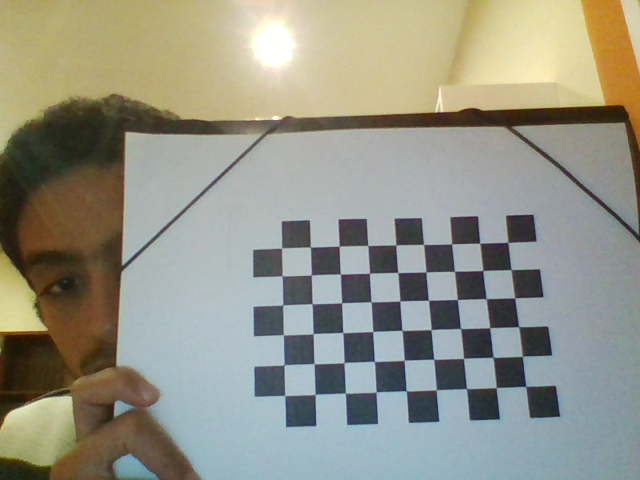
#> input picture camera_calibration/images/image1.png, 640 x 480 px; its folder holds 5 pictures in this run
$ python im.py   (Python 2 division)
#> lines starting #> are read from the running program, lines starting #| are printed output that depends on the picture; after the words box and inside, x2 and y2 are one past the last pixel; in counts of white or black regions, pixels touching at a corner belong together
import numpy as np
import cv2
import glob

# termination criteria
criteria = (cv2.TERM_CRITERIA_EPS + cv2.TERM_CRITERIA_MAX_ITER, 30, 0.001)

# prepare object points, like (0,0,0), (1,0,0), (2,0,0) ....,(6,5,0)
objp = np.zeros((6*9,3), np.float32)
objp[:,:2] = np.mgrid[0:9,0:6].T.reshape(-1,2)

# Arrays to store object points and image points from all the images.
objpoints = [] # 3d point in real world space
imgpoints = [] # 2d points in image plane.

images = glob.glob('images/*.png')
#print(len(images))

for fname in images:
    img = cv2.imread(fname)
#> img is the input picture: shape (480, 640, 3); mean B, G, R 134.1, 147.6, 147.9
    gray = cv2.cvtColor(img,cv2.COLOR_BGR2GRAY)
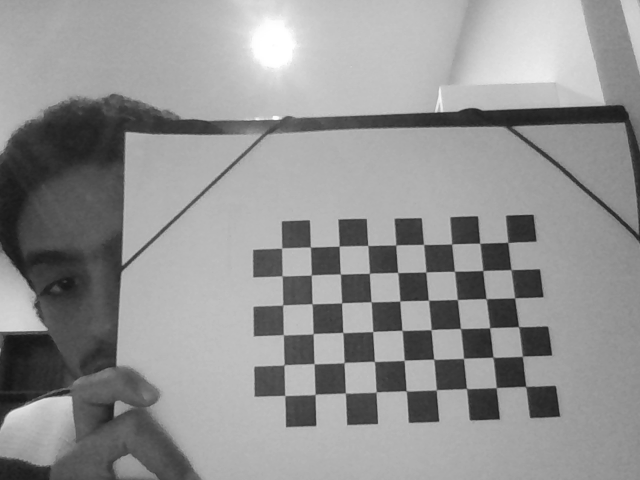
#> gray: shape (480, 640); min 20, max 255, mean 146.2

    # Find the chess board corners
    ret, corners = cv2.findChessboardCorners(gray, (9,6),None)
#> ret = True; corners = 54 rows, first 8: [525.6, 386.4], [495.7, 387.5], [466.3, 388.7], [435.6, 389.4], [405.9, 391], [375.7, 391.5], [345.3, 393], [315, 394.3]

    # If found, add object points, image points (after refining them)
    if ret == True:
        objpoints.append(objp)

        cv2.cornerSubPix(gray,corners,(11,11),(-1,-1),criteria)
        imgpoints.append(corners)

        # Draw and display the corners
        cv2.drawChessboardCorners(img, (9,6), corners,ret)
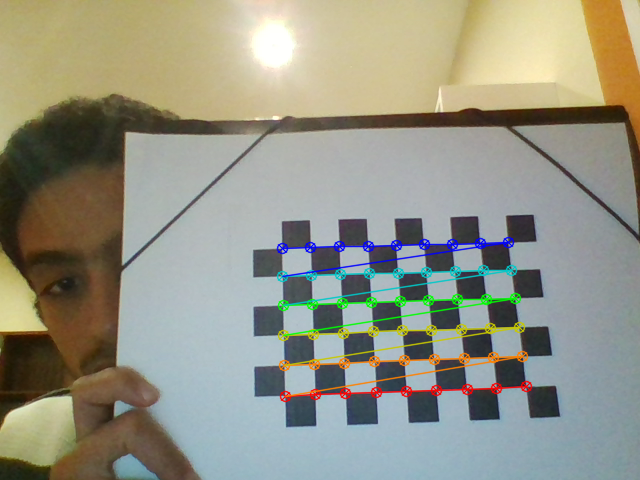
#> img: shape (480, 640, 3); 3.81% of pixels changed, all inside (x1, y1, x2, y2) = (276, 236, 533, 403)
        cv2.imshow('img',img)
        cv2.waitKey(500)
#> pass 2 of the loop `for fname in images:`:
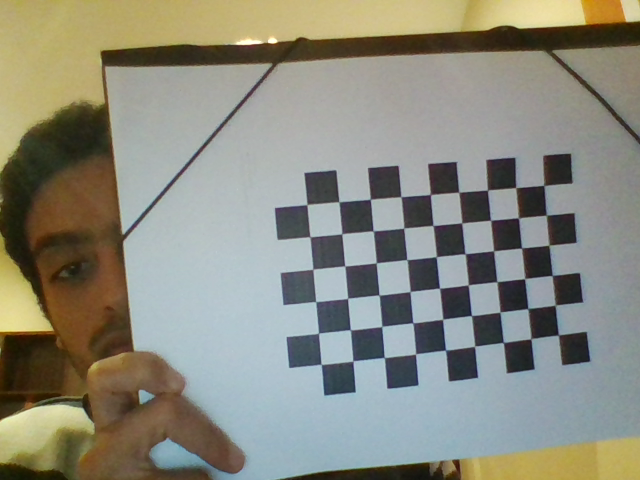
#> input picture camera_calibration/images/image10.png, 640 x 480 px
#> img is the input picture: shape (480, 640, 3); mean B, G, R 125.7, 138.2, 138.5
#> `gray = cv2.cvtColor(img,cv2.COLOR_BGR2GRAY)`:
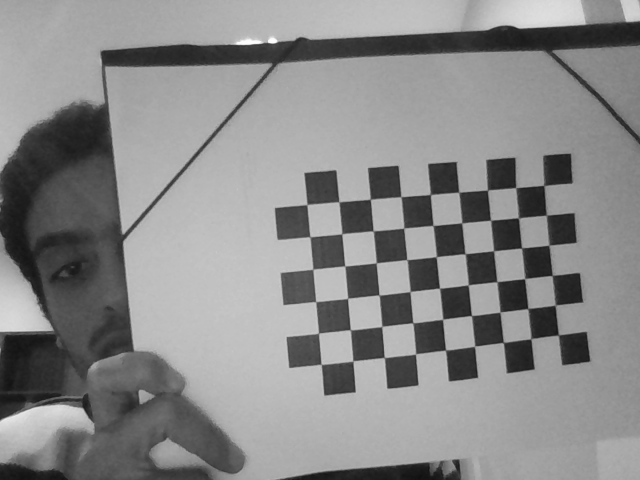
#> gray: shape (480, 640); min 16, max 253, mean 136.9
#> corners = 54 rows, first 8: [558, 335.1], [530, 338.9], [502.9, 342.9], [474.2, 346], [445.5, 350], [415.3, 353.7], [384.4, 357.4], [352.7, 360.8]
#> `cv2.drawChessboardCorners(img, (9,6), corners,ret)`:
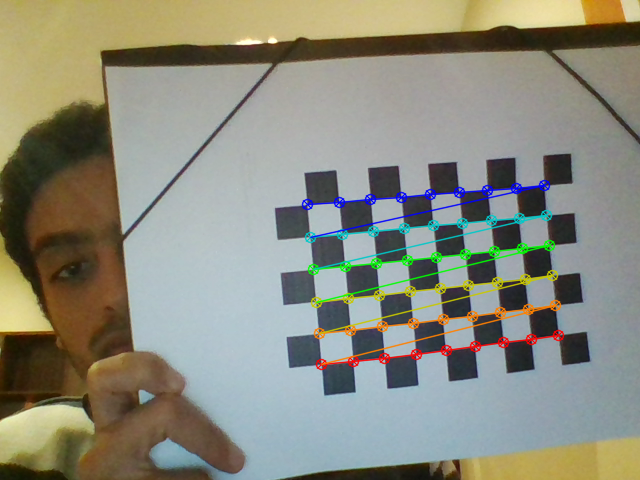
#> img: shape (480, 640, 3); 3.85% of pixels changed, all inside (x1, y1, x2, y2) = (301, 179, 565, 371)
#> pass 3 of the loop `for fname in images:`:
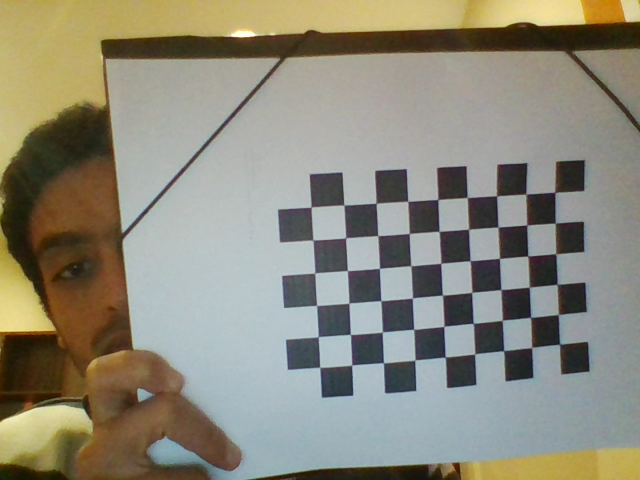
#> input picture camera_calibration/images/image11.png, 640 x 480 px
#> img is the input picture: shape (480, 640, 3); mean B, G, R 122.1, 137.4, 140.4
#> `gray = cv2.cvtColor(img,cv2.COLOR_BGR2GRAY)`:
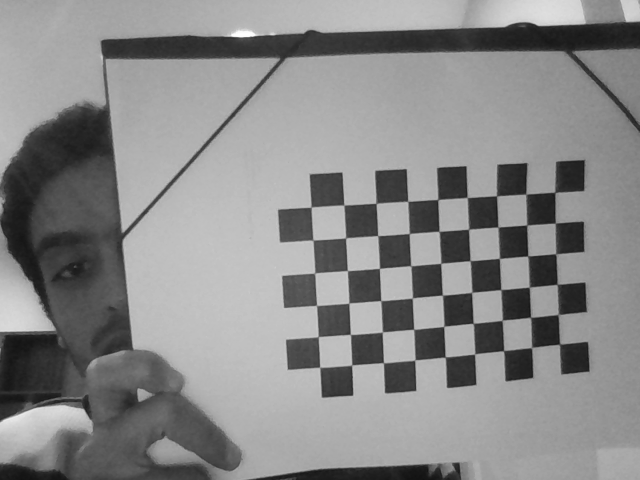
#> gray: shape (480, 640); min 17, max 254, mean 136.5
#> corners = 54 rows, first 8: [559.4, 344], [530.6, 347.8], [503.2, 351.1], [474.5, 353.8], [445.1, 357.1], [414.7, 359.7], [383.4, 362.8], [351.7, 364.8]
#> `cv2.drawChessboardCorners(img, (9,6), corners,ret)`:
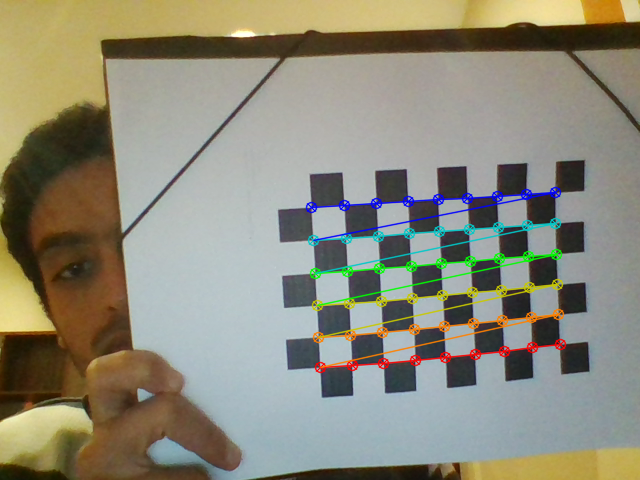
#> img: shape (480, 640, 3); 3.91% of pixels changed, all inside (x1, y1, x2, y2) = (305, 186, 567, 374)
#> the loop made 5 passes; the first 3 are shown

cv2.destroyAllWindows()

ret, mtx, dist, rvecs, tvecs = cv2.calibrateCamera(objpoints, imgpoints, gray.shape[::-1],None,None)

#refine the camera matrix
img = cv2.imread('images/image5.png')
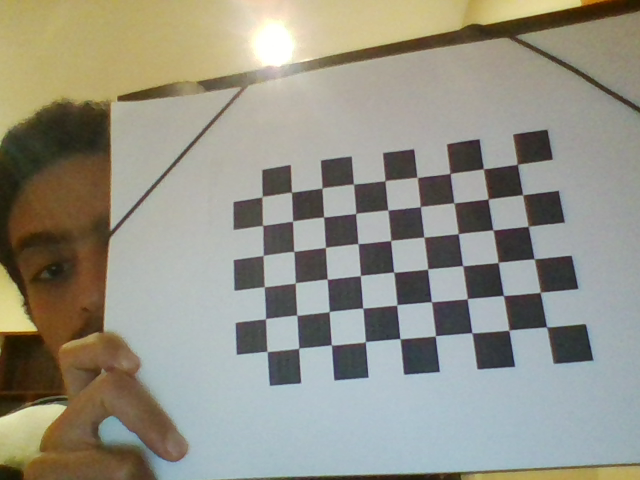
#> input picture camera_calibration/images/image5.png, 640 x 480 px
#> img is the input picture: shape (480, 640, 3); mean B, G, R 132.8, 145.9, 147.9
h,  w = img.shape[:2]
#> h = 480; w = 640
newcameramtx, roi=cv2.getOptimalNewCameraMatrix(mtx,dist,(w,h),1,(w,h))

# undistort
dst = cv2.undistort(img, mtx, dist, None, newcameramtx)
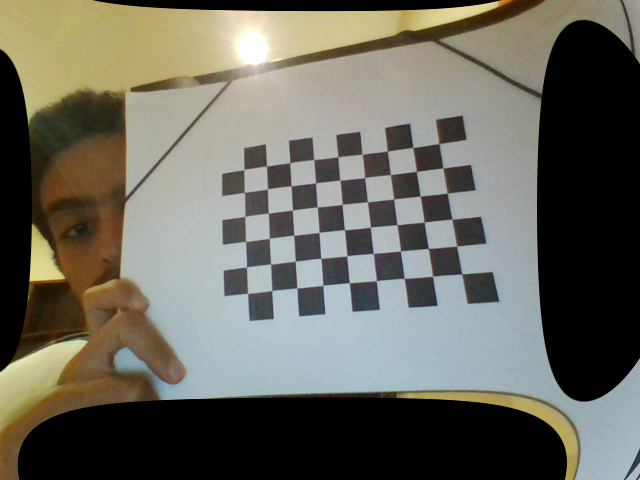
#> dst: shape (480, 640, 3); mean B, G, R 93.4, 103.9, 105.5

# crop the image
x,y,w,h = roi
dst = dst[y:y+h, x:x+w]
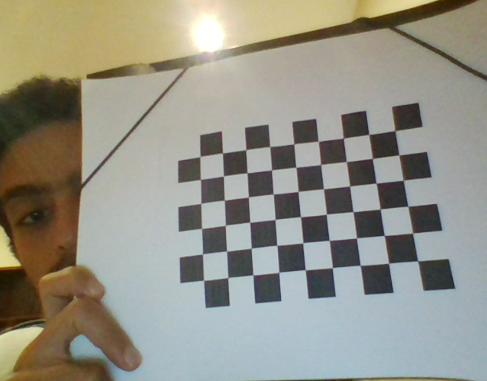
#> dst: shape (381, 487, 3); mean B, G, R 134.1, 146.3, 148.1
cv2.imwrite('images/calibresult.png',dst)

mean_error = 0
for i in xrange(len(objpoints)):
    imgpoints2, _ = cv2.projectPoints(objpoints[i], rvecs[i], tvecs[i], mtx, dist)
    error = cv2.norm(imgpoints[i],imgpoints2, cv2.NORM_L2)/len(imgpoints2)
#> (the run stopped early here; a loop or call above may not have finished)
